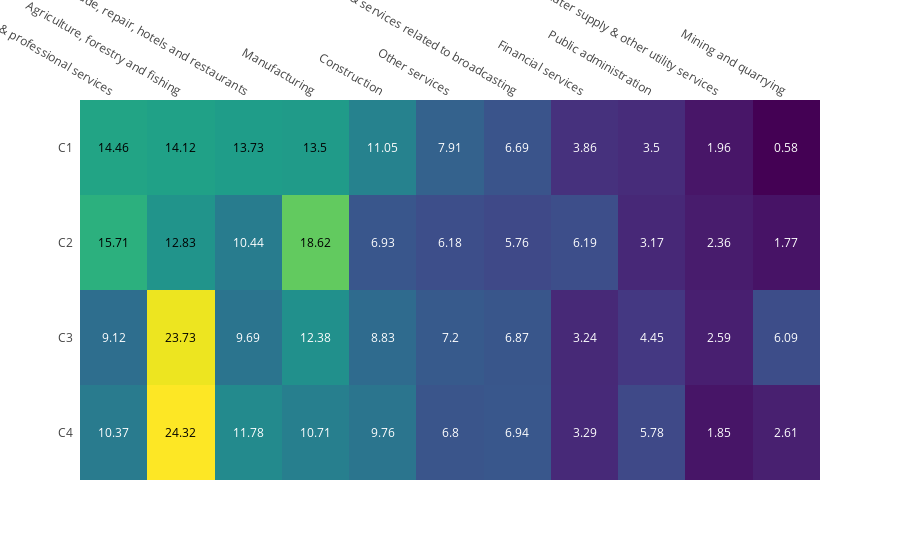

Notebook code cell kept with this figure:
### Code cell
import plotly.figure_factory as ff

z=[c4_values,c3_values,c2_values,c1_values]
x= category_perc_table.index.tolist()
y=category_perc_table.columns.tolist()
z_text = [c4_values,c3_values,c2_values,c1_values]
data = ff.create_annotated_heatmap(z, x=x, y=y, annotation_text=z_text, colorscale='Viridis')

layout = go.Layout(
    autosize=False,
    width=600,
    height=600
)

fig = go.Figure(data=data,layout=layout)
iplot(fig)

### Figure 1 — Plotly figure (JSON) as saved in the notebook; plotly's stock layout.template omitted (floating-point values rounded to 4 significant figures)
{"data": [{"colorscale": "Viridis", "reversescale": false, "showscale": false, "type": "heatmap", "uid": "972788fa-dda1-42bf-b3bf-38276195d3d3", "x": ["Real estate, ownership of dwelling & professional services", "Agriculture, forestry and fishing", "Trade, repair, hotels and restaurants", "Manufacturing", "Construction", "Other services", "Transport, storage, communication & services related to broadcasting", "Financial services", "Public administration", "Electricity, gas, water supply & other utility services", "Mining and quarrying"], "y": ["C4", "C3", "C2", "C1"], "z": [[10.37, 24.32, 11.78, 10.71, 9.76, 6.8, 6.94, 3.29, 5.78, 1.85, 2.61], [9.12, 23.73, 9.69, 12.38, 8.83, 7.2, 6.87, 3.24, 4.45, 2.59, 6.09], [15.71, 12.83, 10.44, 18.62, 6.93, 6.18, 5.76, 6.19, 3.17, 2.36, 1.77], [14.46, 14.12, 13.73, 13.5, 11.05, 7.91, 6.69, 3.86, 3.5, 1.96, 0.58]]}], "layout": {"annotations": [{"font": {"color": "#FFFFFF"}, "showarrow": false, "text": "10.37", "x": "Real estate, ownership of dwelling & professional services", "xref": "x", "y": "C4", "yref": "y"}, {"font": {"color": "#000000"}, "showarrow": false, "text": "24.32", "x": "Agriculture, forestry and fishing", "xref": "x", "y": "C4", "yref": "y"}, {"font": {"color": "#FFFFFF"}, "showarrow": false, "text": "11.78", "x": "Trade, repair, hotels and restaurants", "xref": "x", "y": "C4", "yref": "y"}, {"font": {"color": "#FFFFFF"}, "showarrow": false, "text": "10.71", "x": "Manufacturing", "xref": "x", "y": "C4", "yref": "y"}, {"font": {"color": "#FFFFFF"}, "showarrow": false, "text": "9.76", "x": "Construction", "xref": "x", "y": "C4", "yref": "y"}, {"font": {"color": "#FFFFFF"}, "showarrow": false, "text": "6.8", "x": "Other services", "xref": "x", "y": "C4", "yref": "y"}, {"font": {"color": "#FFFFFF"}, "showarrow": false, "text": "6.94", "x": "Transport, storage, communication & services related to broadcasting", "xref": "x", "y": "C4", "yref": "y"}, {"font": {"color": "#FFFFFF"}, "showarrow": false, "text": "3.29", "x": "Financial services", "xref": "x", "y": "C4", "yref": "y"}, {"font": {"color": "#FFFFFF"}, "showarrow": false, "text": "5.78", "x": "Public administration", "xref": "x", "y": "C4", "yref": "y"}, {"font": {"color": "#FFFFFF"}, "showarrow": false, "text": "1.85", "x": "Electricity, gas, water supply & other utility services", "xref": "x", "y": "C4", "yref": "y"}, {"font": {"color": "#FFFFFF"}, "showarrow": false, "text": "2.61", "x": "Mining and quarrying", "xref": "x", "y": "C4", "yref": "y"}, {"font": {"color": "#FFFFFF"}, "showarrow": false, "text": "9.12", "x": "Real estate, ownership of dwelling & professional services", "xref": "x", "y": "C3", "yref": "y"}, {"font": {"color": "#000000"}, "showarrow": false, "text": "23.73", "x": "Agriculture, forestry and fishing", "xref": "x", "y": "C3", "yref": "y"}, {"font": {"color": "#FFFFFF"}, "showarrow": false, "text": "9.69", "x": "Trade, repair, hotels and restaurants", "xref": "x", "y": "C3", "yref": "y"}, {"font": {"color": "#FFFFFF"}, "showarrow": false, "text": "12.38", "x": "Manufacturing", "xref": "x", "y": "C3", "yref": "y"}, {"font": {"color": "#FFFFFF"}, "showarrow": false, "text": "8.83", "x": "Construction", "xref": "x", "y": "C3", "yref": "y"}, {"font": {"color": "#FFFFFF"}, "showarrow": false, "text": "7.2", "x": "Other services", "xref": "x", "y": "C3", "yref": "y"}, {"font": {"color": "#FFFFFF"}, "showarrow": false, "text": "6.87", "x": "Transport, storage, communication & services related to broadcasting", "xref": "x", "y": "C3", "yref": "y"}, {"font": {"color": "#FFFFFF"}, "showarrow": false, "text": "3.24", "x": "Financial services", "xref": "x", "y": "C3", "yref": "y"}, {"font": {"color": "#FFFFFF"}, "showarrow": false, "text": "4.45", "x": "Public administration", "xref": "x", "y": "C3", "yref": "y"}, {"font": {"color": "#FFFFFF"}, "showarrow": false, "text": "2.59", "x": "Electricity, gas, water supply & other utility services", "xref": "x", "y": "C3", "yref": "y"}, {"font": {"color": "#FFFFFF"}, "showarrow": false, "text": "6.09", "x": "Mining and quarrying", "xref": "x", "y": "C3", "yref": "y"}, {"font": {"color": "#000000"}, "showarrow": false, "text": "15.71", "x": "Real estate, ownership of dwelling & professional services", "xref": "x", "y": "C2", "yref": "y"}, {"font": {"color": "#000000"}, "showarrow": false, "text": "12.83", "x": "Agriculture, forestry and fishing", "xref": "x", "y": "C2", "yref": "y"}, {"font": {"color": "#FFFFFF"}, "showarrow": false, "text": "10.44", "x": "Trade, repair, hotels and restaurants", "xref": "x", "y": "C2", "yref": "y"}, {"font": {"color": "#000000"}, "showarrow": false, "text": "18.62", "x": "Manufacturing", "xref": "x", "y": "C2", "yref": "y"}, {"font": {"color": "#FFFFFF"}, "showarrow": false, "text": "6.93", "x": "Construction", "xref": "x", "y": "C2", "yref": "y"}, {"font": {"color": "#FFFFFF"}, "showarrow": false, "text": "6.18", "x": "Other services", "xref": "x", "y": "C2", "yref": "y"}, {"font": {"color": "#FFFFFF"}, "showarrow": false, "text": "5.76", "x": "Transport, storage, communication & services related to broadcasting", "xref": "x", "y": "C2", "yref": "y"}, {"font": {"color": "#FFFFFF"}, "showarrow": false, "text": "6.19", "x": "Financial services", "xref": "x", "y": "C2", "yref": "y"}, {"font": {"color": "#FFFFFF"}, "showarrow": false, "text": "3.17", "x": "Public administration", "xref": "x", "y": "C2", "yref": "y"}, {"font": {"color": "#FFFFFF"}, "showarrow": false, "text": "2.36", "x": "Electricity, gas, water supply & other utility services", "xref": "x", "y": "C2", "yref": "y"}, {"font": {"color": "#FFFFFF"}, "showarrow": false, "text": "1.77", "x": "Mining and quarrying", "xref": "x", "y": "C2", "yref": "y"}, {"font": {"color": "#000000"}, "showarrow": false, "text": "14.46", "x": "Real estate, ownership of dwelling & professional services", "xref": "x", "y": "C1", "yref": "y"}, {"font": {"color": "#000000"}, "showarrow": false, "text": "14.12", "x": "Agriculture, forestry and fishing", "xref": "x", "y": "C1", "yref": "y"}, {"font": {"color": "#000000"}, "showarrow": false, "text": "13.73", "x": "Trade, repair, hotels and restaurants", "xref": "x", "y": "C1", "yref": "y"}, {"font": {"color": "#000000"}, "showarrow": false, "text": "13.5", "x": "Manufacturing", "xref": "x", "y": "C1", "yref": "y"}, {"font": {"color": "#FFFFFF"}, "showarrow": false, "text": "11.05", "x": "Construction", "xref": "x", "y": "C1", "yref": "y"}, {"font": {"color": "#FFFFFF"}, "showarrow": false, "text": "7.91", "x": "Other services", "xref": "x", "y": "C1", "yref": "y"}, {"font": {"color": "#FFFFFF"}, "showarrow": false, "text": "6.69", "x": "Transport, storage, communication & services related to broadcasting", "xref": "x", "y": "C1", "yref": "y"}, {"font": {"color": "#FFFFFF"}, "showarrow": false, "text": "3.86", "x": "Financial services", "xref": "x", "y": "C1", "yref": "y"}, {"font": {"color": "#FFFFFF"}, "showarrow": false, "text": "3.5", "x": "Public administration", "xref": "x", "y": "C1", "yref": "y"}, {"font": {"color": "#FFFFFF"}, "showarrow": false, "text": "1.96", "x": "Electricity, gas, water supply & other utility services", "xref": "x", "y": "C1", "yref": "y"}, {"font": {"color": "#FFFFFF"}, "showarrow": false, "text": "0.58", "x": "Mining and quarrying", "xref": "x", "y": "C1", "yref": "y"}], "autosize": true, "xaxis": {"autorange": true, "dtick": 1, "gridcolor": "rgb(0, 0, 0)", "range": [-0.5, 10.5], "side": "top", "ticks": "", "type": "category"}, "yaxis": {"autorange": true, "dtick": 1, "range": [-0.5, 3.5], "ticks": "", "ticksuffix": "  ", "type": "category"}}}
